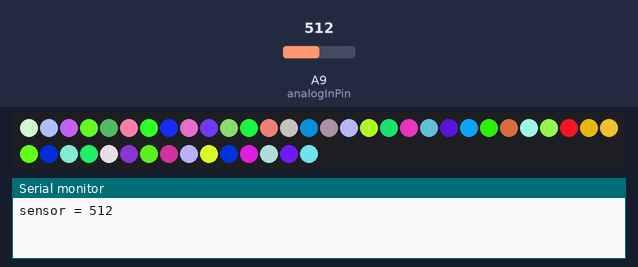
Simulated run of this sketch. Board: Arduino Mega 2560, built with avr-gcc and run on an emulated ATmega2560. Shown: 45 RGB LEDs in strip order, left to right, continuing on the next row, the last lines printed to the serial monitor. Inputs (shaded band) come from the test bench; at power-on: A9 (analogInPin) = 512. Random numbers use the default seed unless the sketch sets one.

Above: at 1.3 s.
At 4.01 s:
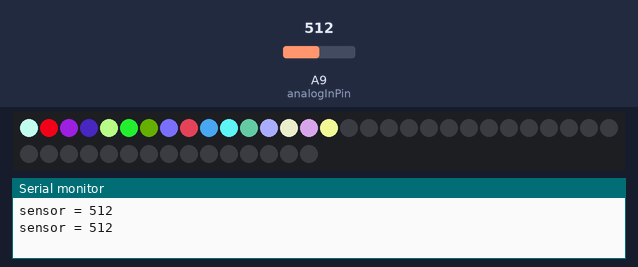
4.3 s: A9 (analogInPin) set to 30
At 5.3 s:
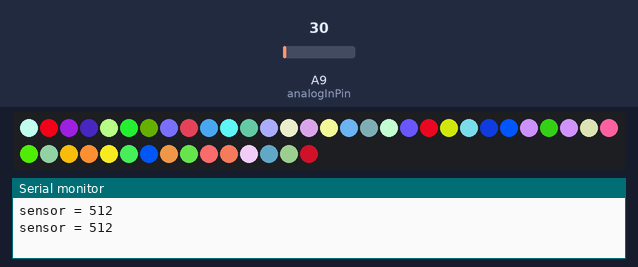

The sketch:

other.ino
```cpp
#include <Adafruit_NeoPixel.h>

const int analogInPin = A9;  // Analog input pin that the potentiometer is attached to
Adafruit_NeoPixel strip = Adafruit_NeoPixel(45, 6, NEO_GRB + NEO_KHZ800);
int sensorValue = 0;        // value read from the pot
int led = 6;
void setup() {
  // initialize serial communications at 9600 bps:
  Serial.begin(9600);
//  pinMode(9, INPUT_PULLUP);
  pinMode(led, OUTPUT);
   strip.begin();
  strip.show(); // Initialize all pixels to 'off'
  randomSeed(analogRead(0));

}

void loop() {
  // read the analog in value:
  sensorValue = analogRead(analogInPin);
  // print the results to the serial monitor:
  Serial.print("sensor = " );
  Serial.println(sensorValue);
  colorWipe(strip.Color(random(255), random(255), random(255)), 25);

if (sensorValue < 40){
  Serial.println("leds triggered");
//  digitalWrite(led, HIGH);
//  delay(3000);
//  digitalWrite(led, LOW);
}

}

void patriot() {

}
void colorWipe(uint32_t c, uint8_t wait) {
  for(uint16_t i=0; i<strip.numPixels(); i++) {
      strip.setPixelColor(i, strip.Color(random(255),random(255), random(255)));
      strip.show();
      delay(wait);
  }
  delay(1000);
    for(uint16_t i=0; i<strip.numPixels(); i++) {
      strip.setPixelColor(i, strip.Color(0,0,0));
      strip.show();
      delay(wait);
  }
}
```
